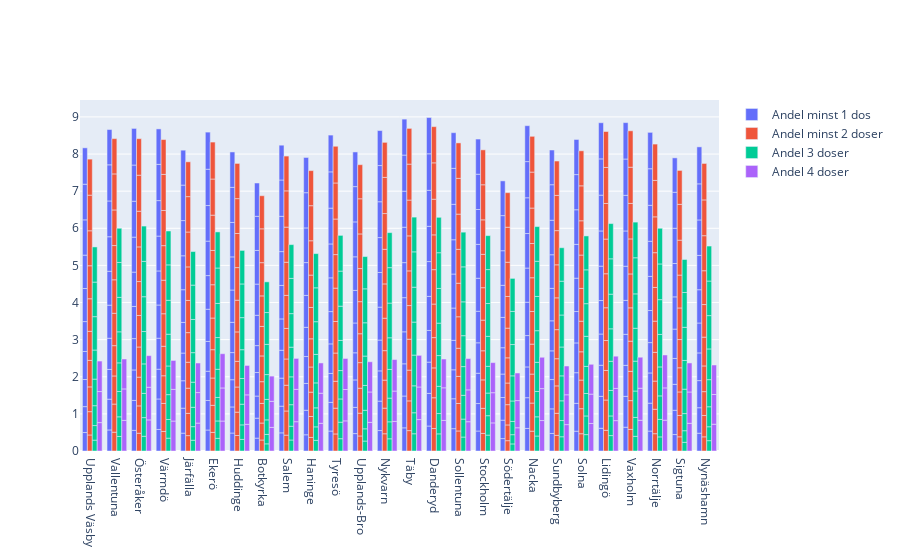

Notebook code for this chart:
### Code cell
plotter_alt(stockholm_län)

### Figure 1 — Plotly figure (JSON) as saved in the notebook; plotly's stock layout.template omitted (floating-point values rounded to 4 significant figures; data arrays with more than 128 entries replaced by an {"elided": "..."} marker saying what was removed)
{"data": [{"name": "Andel minst 1 dos", "showlegend": true, "type": "bar", "x": {"elided": "260 str values"}, "y": {"elided": "260 float values"}}, {"name": "Andel minst 2 doser", "showlegend": true, "type": "bar", "x": {"elided": "260 str values"}, "y": {"elided": "260 float values"}}, {"name": "Andel 3 doser", "showlegend": true, "type": "bar", "x": {"elided": "260 str values"}, "y": {"elided": "260 float values"}}, {"name": "Andel 4 doser", "showlegend": true, "type": "bar", "x": {"elided": "260 str values"}, "y": {"elided": "260 float values"}}], "layout": {"xaxis": {"anchor": "y", "domain": [0, 1]}, "yaxis": {"anchor": "x", "domain": [0, 1]}}}
